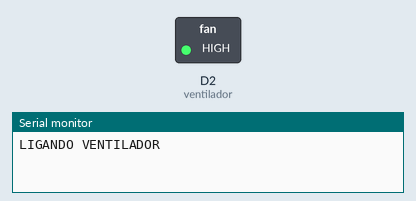
Bench run of a sketch on a simulated ESP8266 (NodeMCU). Shown: switched loads named in the sketch (green lamp = pin HIGH), the last lines printed to the serial monitor.

Above: at 3.0 s.
At 8.5 s:
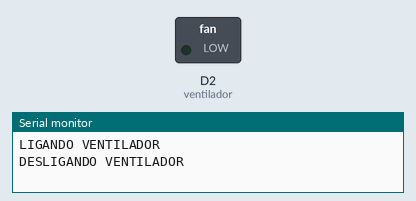
Timing chart, 0 to 14.3 s (numbered marks = the images above):
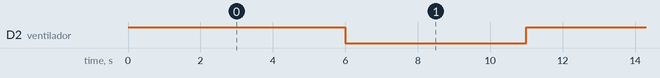

The sketch:

teste_rele_ventilador.ino
```cpp
#define ventilador D2

void setup() {
  pinMode(ventilador, OUTPUT);
  Serial.begin(9600);
}

void loop() {
  digitalWrite(ventilador, HIGH);
  Serial.println("LIGANDO VENTILADOR");
  delay(6000);
  digitalWrite(ventilador, LOW);
  Serial.println("DESLIGANDO VENTILADOR");
  delay(5000);
}
```

Measured:
- by itself, D2 (ventilador): alternates HIGH for 6.0 s and LOW for 5.0 s
